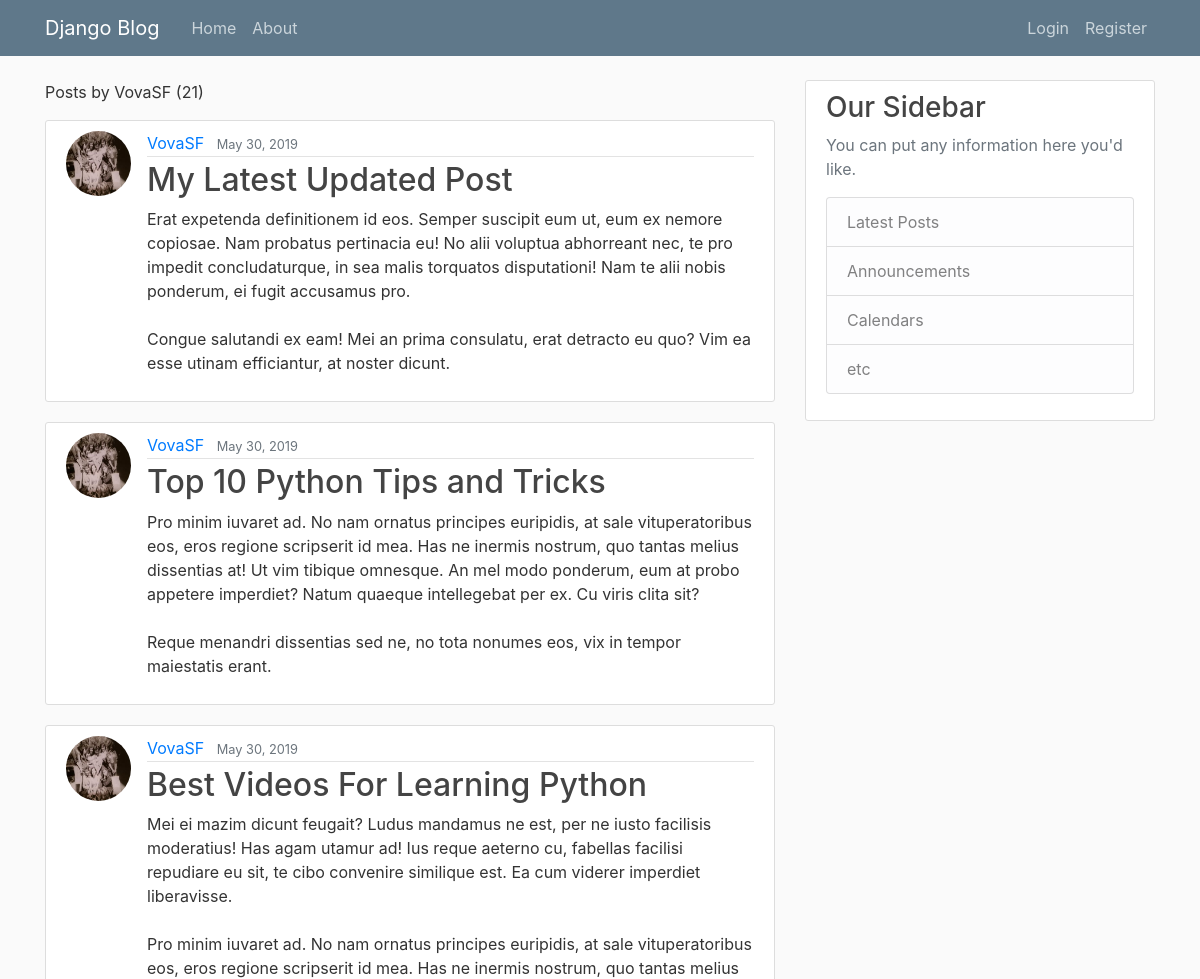
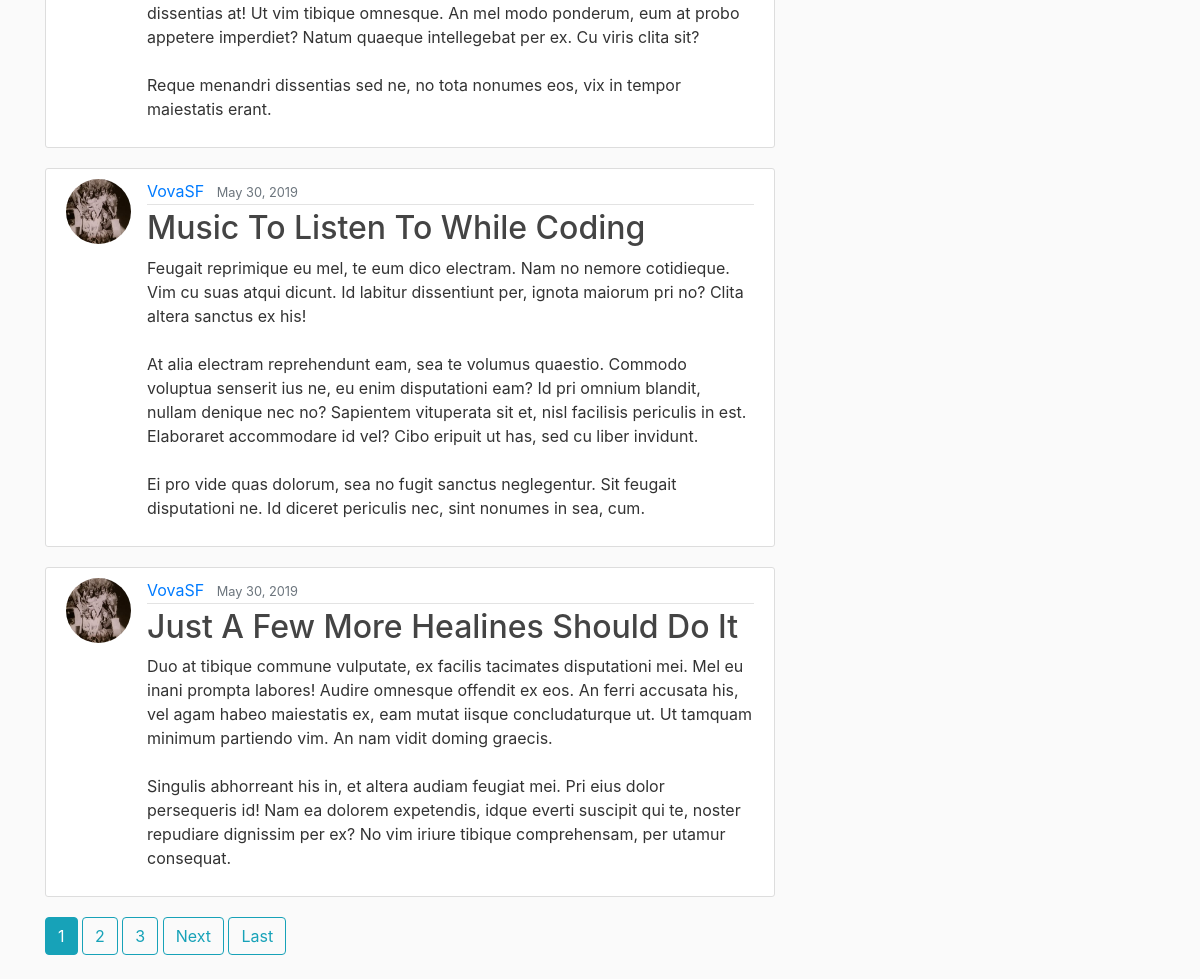
The page /user/VovaSF on the database as committed earlier (2 pictures, top to bottom).
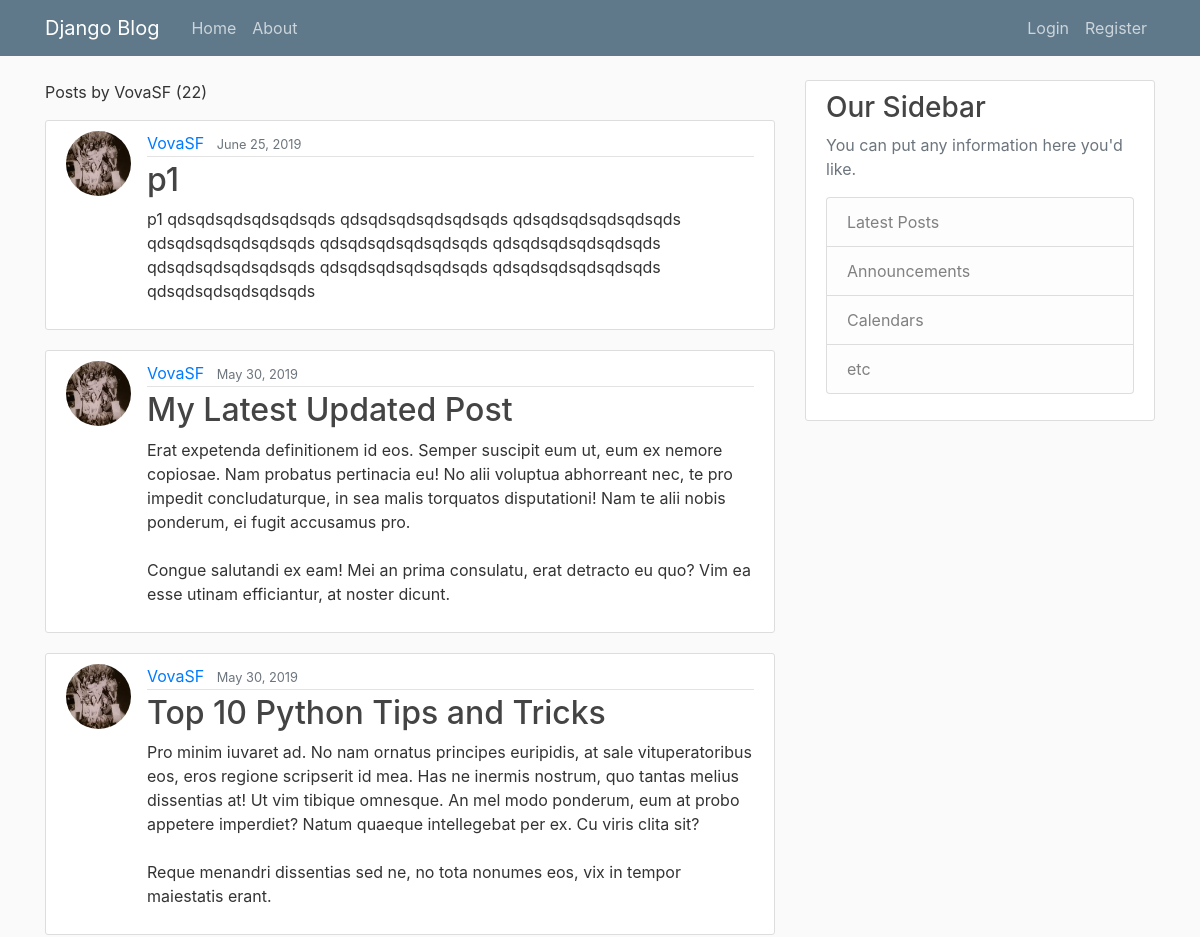
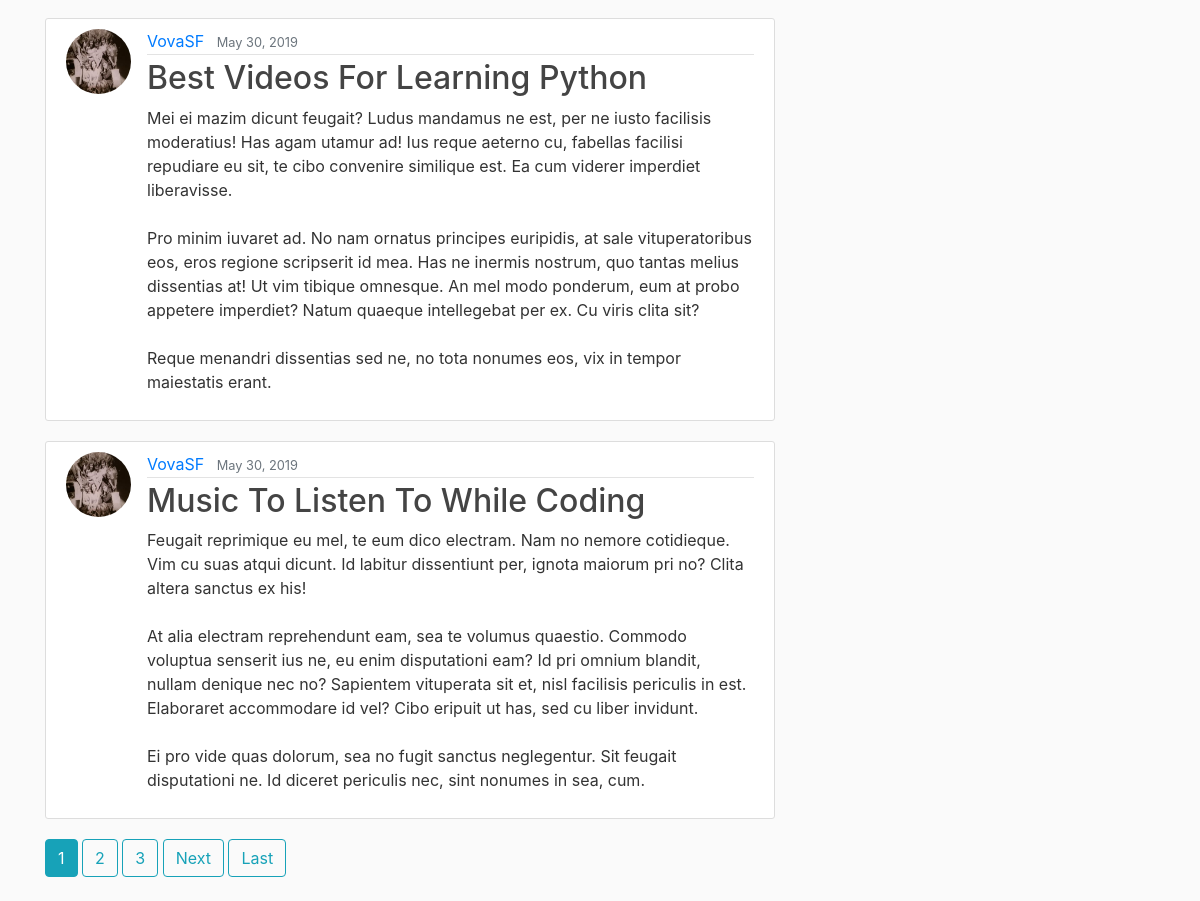
The same page on the database as committed later (2 pictures, top to bottom).
### blog/models.py (models this page shows, shortened)
class Post(models.Model):
    title = models.CharField(max_length=100)
    content = models.TextField()
    date_posted = models.DateTimeField(default=timezone.now)
    author = models.ForeignKey(User, on_delete=models.CASCADE)

### users/models.py (models this page shows, shortened)
class Profile(models.Model):
    user = models.OneToOneField(User, on_delete=models.CASCADE)
    image = models.ImageField(default='default.jpg', upload_to='profile_pics')

### blog/views.py (the view)
# urls.py: path('user/<str:username>', UserPostListView.as_view(), name='user-posts'),
class UserPostListView(ListView):
    model = Post
    template_name = 'blog/user_post.html'  # <app>/<model>_<viewtype>.html
    context_object_name = 'posts'
    paginate_by = 5
    def get_queryset(self):
        user = get_object_or_404(User, username=self.kwargs.get('username'))
        return Post.objects.filter(author=user).order_by('-date_posted')

### blog/templates/blog/user_post.html (shortened to what this page needs)
{% extends "blog/base.html" %}
{% block content %}
    <p class="mb-3">Posts by {{ view.kwargs.username }} ({{ page_obj.paginator.count }})</p>
    {% for post in posts %}
        <article class="media content-section">
          <img class="rounded-circle article-img" src="{{ post.author.profile.image.url }}" >
          <div class="media-body">
            <div class="article-metadata">
              <a class="mr-2" href="{% url 'user-posts' post.author.username %}">{{ post.author }}</a>
              <small class="text-muted">{{ post.date_posted|date:"F d, Y" }}</small>
            </div>
            <h2><a class="article-title" href="{% url 'post-detail' post.id %}">{{ post.title }}</a></h2>
            <p class="article-content">{{ post.content }}</p>
          </div>
        </article>
    {% endfor %}
    {% if is_paginated %}
        {% for num in page_obj.paginator.page_range %}
            {% if page_obj.number == num %}
                <a class="btn btn-info mb-4" href="?page={{ num }}">{{ num }}</a>
            {% elif num > page_obj.number|add:'-3' and num < page_obj.number|add:'3' %}
                <a class="btn btn-outline-info mb-4" href="?page={{ num }}">{{ num }}</a>
            {% endif %}
        {% endfor %}
        {% if page_obj.has_next %}
            <a class="btn btn-outline-info mb-4" href="?page={{ page_obj.next_page_number }}">Next</a>
            <a class="btn btn-outline-info mb-4" href="?page={{ page_obj.paginator.num_pages }}">Last</a>
        {% endif %}
    {% endif %}
{% endblock content %}

Rows that differ between the two databases and show on the page:
no longer on this page (row unchanged): Post: author.profile.image (picture), author "VovaSF", date_posted "May 30, 2019", title "Just A Few More Healines Should Do It", content "Duo at tibique commune vulputate, ex facilis tacimates disputationi mei. Mel eu inani prompta labores! Audire omnesque offendit ex eos. An ferri accusata his, vel agam habeo maiestatis ex, eam mutat iisque concludaturque ut. Ut tamquam minimum partiendo vim. An nam vidit doming graecis. Singulis abhorreant his in, et altera audiam feugiat mei. Pri eius dolor persequeris id! Nam ea dolorem expetendis, idque everti suscipit qui te, noster repudiare dignissim per ex? No vim iriure tibique comprehensam, per utamur consequat."
added Post: author.profile.image (picture), author "VovaSF", date_posted "June 25, 2019", title "p1", content "p1 qdsqdsqdsqdsqdsqds qdsqdsqdsqdsqdsqds qdsqdsqdsqdsqdsqds qdsqdsqdsqdsqdsqds qdsqdsqdsqdsqdsqds qdsqdsqdsqdsqdsqds qdsqdsqdsqdsqdsqds qdsqdsqdsqdsqdsqds qdsqdsqdsqdsqdsqds qdsqdsqdsqdsqdsqds"
Other text that changed with them:
{{ page_obj.paginator.count }}: "21" → "22"
